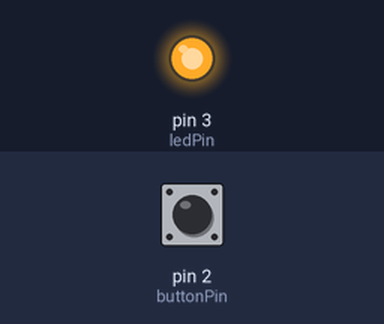
This sketch was run on a simulated Arduino Uno, built with avr-gcc and run on an emulated ATmega328P. On the bench: output pins drawn as LEDs (lit = HIGH). Dashed ring = blinking. The test bench sets the inputs (shaded band); at power-on: pin 2 (buttonPin) LOW.

Above: at 1.2 s.
1.3 s: pin 2 (buttonPin) pulled HIGH for 0.15 s
At 1.7 s:
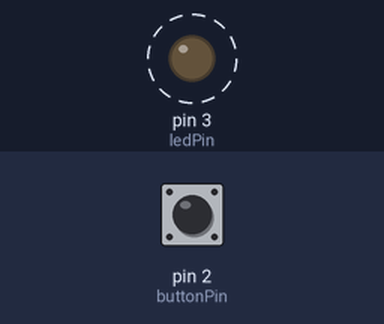
Timing chart, 0 to 10.4 s (numbered marks = the images above; inputs shaded):
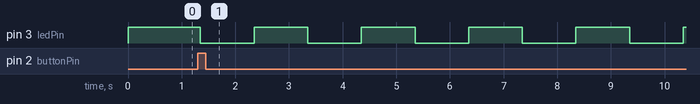

Measured:
- after the input at 1.3 s, pin 3 (ledPin): alternates HIGH for 1.0 s and LOW for 1.0 s, starting after 0.05 s

The sketch:

1011_HW3-1.ino
```cpp
// --- HW3-2 第5題 ---
// LED 切換閃爍模式

const int buttonPin = 2;   // 按鈕腳位
const int ledPin = 3;      // LED腳位

int buttonState = 0;       // 當前按鈕狀態
int lastButtonState = 0;   // 前一次按鈕狀態
int mode = 0;              // LED模式 0-恆亮,1-慢閃,2-中速,3-快閃

unsigned long previousMillis = 0;   // 記錄上次閃爍時間
unsigned long interval = 1000;      // 閃爍間隔（預設慢閃）

void setup() {
  pinMode(buttonPin, INPUT);   // 或 INPUT_PULLUP
  pinMode(ledPin, OUTPUT);
  digitalWrite(ledPin, HIGH); // 初始恆亮
}

void loop() {
  buttonState = digitalRead(buttonPin);

  // 偵測按鈕由 LOW->HIGH（單次按下）
  if (buttonState == HIGH && lastButtonState == LOW) {
    mode++;                    // 切換模式
    if (mode > 3) mode = 0;    // 超過3回到0
    // 設定不同模式的閃爍間隔
    switch(mode) {
      case 0: digitalWrite(ledPin, HIGH); break; // 恆亮
      case 1: interval = 1000; break;            // 慢閃 (1秒)
      case 2: interval = 500; break;             // 中速閃 (0.5秒)
      case 3: interval = 200; break;             // 快閃 (0.2秒)
    }
    delay(50); // 按鈕消抖
  }
  lastButtonState = buttonState;

  // 控制閃爍 (非阻塞)
  if (mode != 0) { // 閃爍模式
    unsigned long currentMillis = millis();
    if (currentMillis - previousMillis >= interval) {
      previousMillis = currentMillis;
      int ledState = digitalRead(ledPin);
      digitalWrite(ledPin, !ledState); // 反轉LED
    }
  }
}
```
